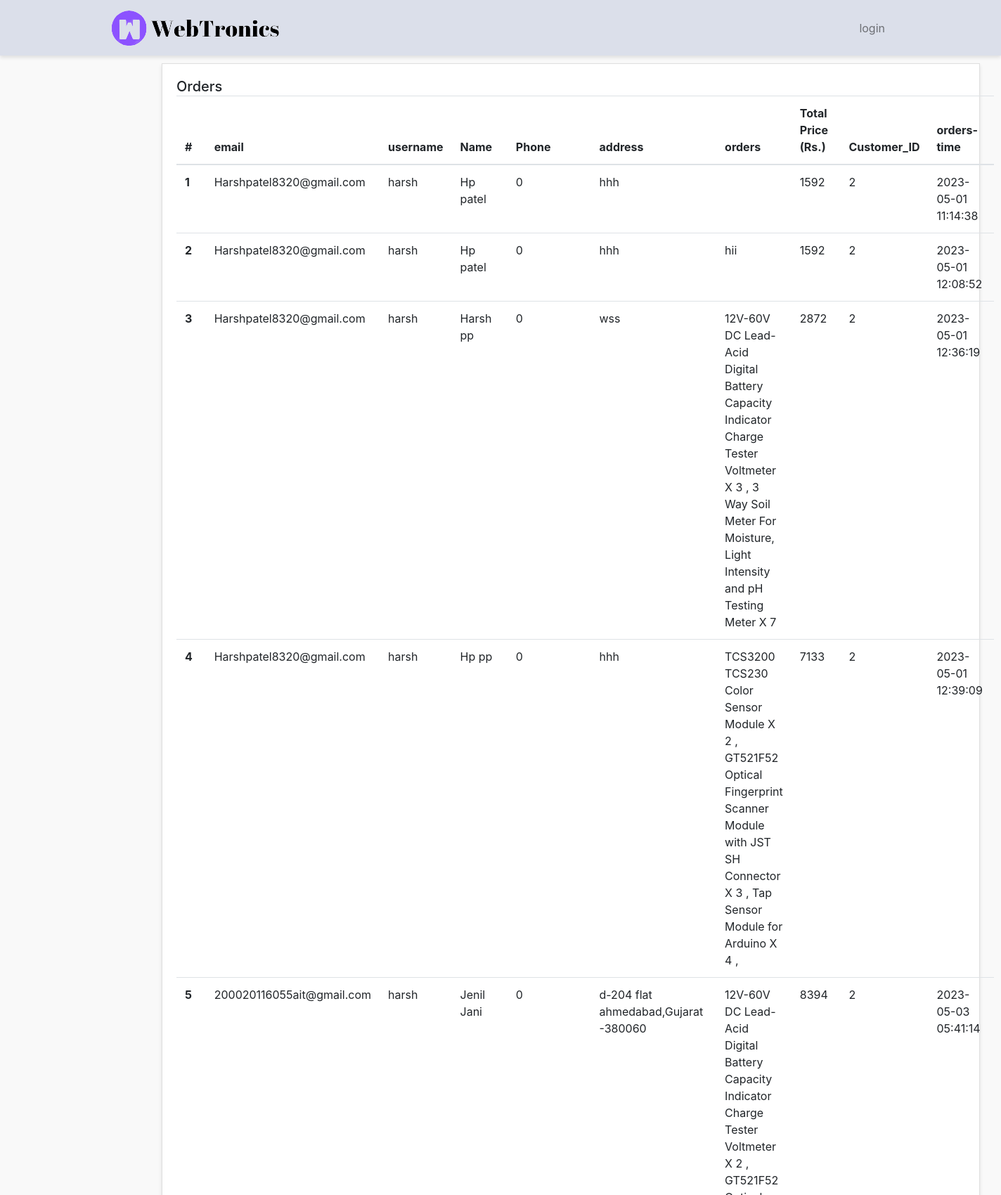
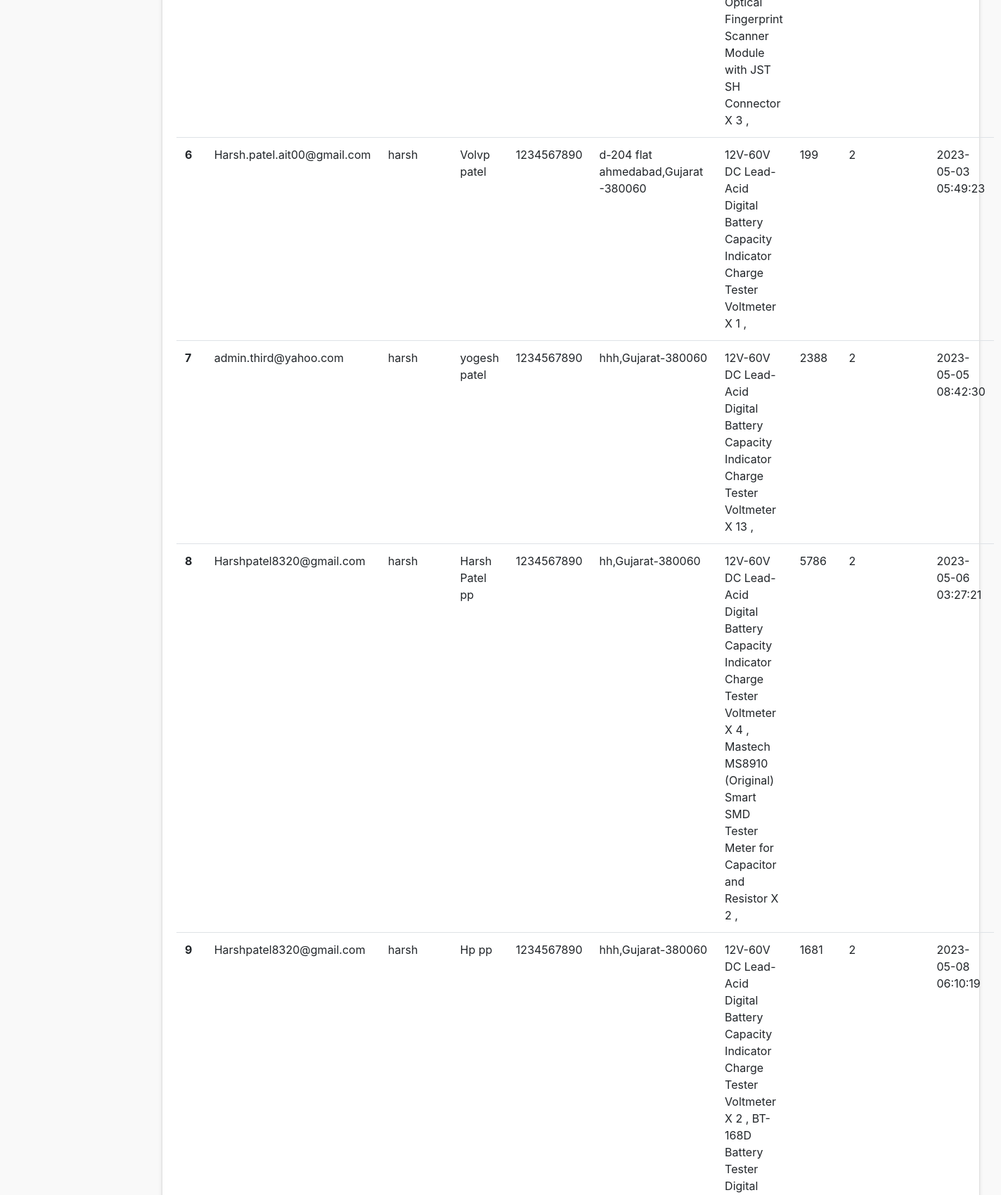
The app's page /project/admin-panel/orders-products/order-show.php (upper part) with its own data (2 pictures, top to bottom).
### tables this page shows
CREATE TABLE `orders` (
  `id` int(11) NOT NULL,
  `email` varchar(200) NOT NULL,
  `username` varchar(200) NOT NULL,
  `fname` varchar(200) NOT NULL,
  `lname` varchar(200) NOT NULL,
  `phone_num` int(10) NOT NULL,
  `address` text NOT NULL,
  `orders` text NOT NULL,
  `price` int(100) NOT NULL,
  `token` int(11) NOT NULL,
  `user_id` varchar(100) NOT NULL,
  `created_at` timestamp NOT NULL DEFAULT current_timestamp()
);

### project/admin-panel/orders-products/order-show.php (the view)
<?php require( "../layouts/header.php");?>
<?php require( "../../config/config.php");?>
<?php
   $select = $conn->query("SELECT * FROM orders");
   $select->execute();
   $orders = $select->fetchAll(PDO::FETCH_OBJ);
?>
      <div class="row">
        <div class="col">
          <div class="card">
            <div class="card-body">
              <h5 class="card-title mb-4 d-inline">Orders</h5>
              <table class="table">
                <thead>
                  <tr>
                    <th scope="col">#</th>
                    <th scope="col">email</th>
                    <th scope="col">username</th>
                    <th scope="col">Name</th>
                    <th scope='col'>Phone</th>
                    <th scope="col">address</th>
                    <th scope="col">orders</th>
                    <th scope="col">Total Price (Rs.)</th>
                    <th scope="col">Customer_ID</th>
                    <th scope="col">orders-time</th>
                  </tr>
                </thead>
                <tbody>
                  <?php foreach($orders as $order) : ?>
                  <tr>
                    <th scope="row"><?php echo $order->id; ?></th>
                    <td><?php echo $order->email; ?></td>
                    <td><?php echo $order->username; ?></td>
                    <td><?php echo $order->fname; echo ' '.$order->lname; ?></td>
                    <td><?php echo $order->phone_num; ?></td>
                    <td><?php echo $order->address; ?></td>
                    <td><?php echo $order->orders; ?></td>
                    <td><?php echo $order->price; ?></td>
                    <td><?php echo $order->user_id; ?></td>
                    <td><?php echo $order->created_at; ?></td>
                  </tr>
                  <?php endforeach; ?>
                </tbody>
              </table>
            </div>
          </div>
        </div>
      </div>
<?php require("../layouts/footer.php");?>

### project/admin-panel/styles/style.css (style rules this page uses)
body { background:#f9f9f9; }
.card { margin-bottom: 15px; border-radius:0; box-shadow: 0 3px 5px rgba(0,0,0,.1); }

### records on screen
orders: id "1", email "Harshpatel8320@gmail.com", username "harsh", fname "Hp", lname "patel", phone_num "0", address "hhh", price "1592", user "2", created_at "2023-05-01 11:14:38"
orders: id "2", email "Harshpatel8320@gmail.com", username "harsh", fname "Hp", lname "patel", phone_num "0", address "hhh", orders "hii", price "1592", user "2", created_at "2023-05-01 12:08:52"
orders: id "3", email "Harshpatel8320@gmail.com", username "harsh", fname "Harsh", lname "pp", phone_num "0", address "wss", orders "12V-60V DC Lead-Acid Digital Battery Capacity Indicator Charge Tester Voltmeter X 3 , 3 Way Soil Meter For Moisture, Light Intensity and pH Testing Meter X 7", price "2872", user "2", created_at "2023-05-01 12:36:19"
orders: id "4", email "Harshpatel8320@gmail.com", username "harsh", fname "Hp", lname "pp", phone_num "0", address "hhh", orders "TCS3200 TCS230 Color Sensor Module X 2 , GT521F52 Optical Fingerprint Scanner Module with JST SH Connector X 3 , Tap Sensor Module for Arduino X 4 ,", price "7133", user "2", created_at "2023-05-01 12:39:09"
orders: id "5", email "200020116055ait@gmail.com", username "harsh", fname "Jenil", lname "Jani", phone_num "0", address "d-204 flat ahmedabad,Gujarat-380060", orders "12V-60V DC Lead-Acid Digital Battery Capacity Indicator Charge Tester Voltmeter X 2 , GT521F52 Optical Fingerprint Scanner Module with JST SH Connector X 3 ,", price "8394", user "2", created_at "2023-05-03 05:41:14"
orders: id "6", email "Harsh.patel.ait00@gmail.com", username "harsh", fname "Volvp", lname "patel", phone_num "1234567890", address "d-204 flat ahmedabad,Gujarat-380060", orders "12V-60V DC Lead-Acid Digital Battery Capacity Indicator Charge Tester Voltmeter X 1 ,", price "199", user "2", created_at "2023-05-03 05:49:23"
orders: id "7", email "admin.third@yahoo.com", username "harsh", fname "yogesh", lname "patel", phone_num "1234567890", address "hhh,Gujarat-380060", orders "12V-60V DC Lead-Acid Digital Battery Capacity Indicator Charge Tester Voltmeter X 13 ,", price "2388", user "2", created_at "2023-05-05 08:42:30"
orders: id "8", email "Harshpatel8320@gmail.com", username "harsh", fname "Harsh Patel", lname "pp", phone_num "1234567890", address "hh,Gujarat-380060", orders "12V-60V DC Lead-Acid Digital Battery Capacity Indicator Charge Tester Voltmeter X 4 , Mastech MS8910 (Original) Smart SMD Tester Meter for Capacitor and Resistor X 2 ,", price "5786", user "2", created_at "2023-05-06 03:27:21"
orders: id "9", email "Harshpatel8320@gmail.com", username "harsh", fname "Hp", lname "pp", phone_num "1234567890", address "hhh,Gujarat-380060", price "1681", user "2", created_at "2023-05-08 06:10:19"
